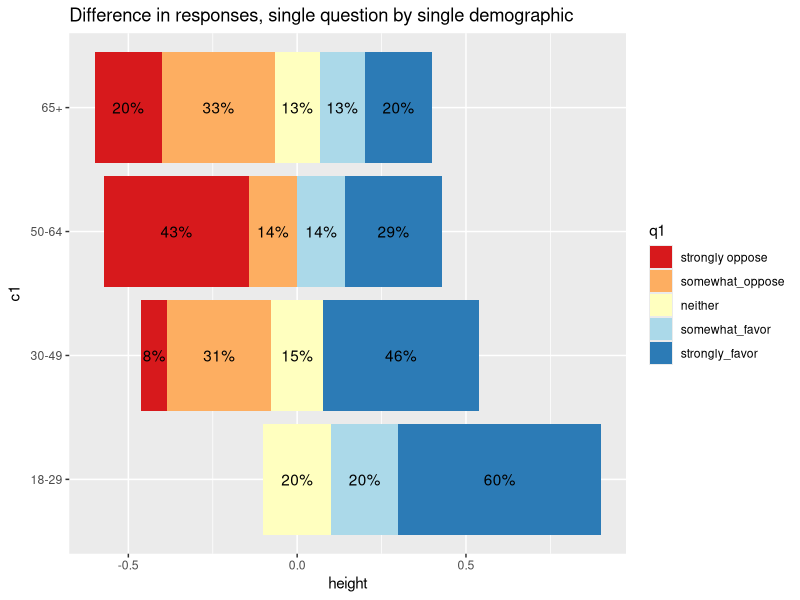
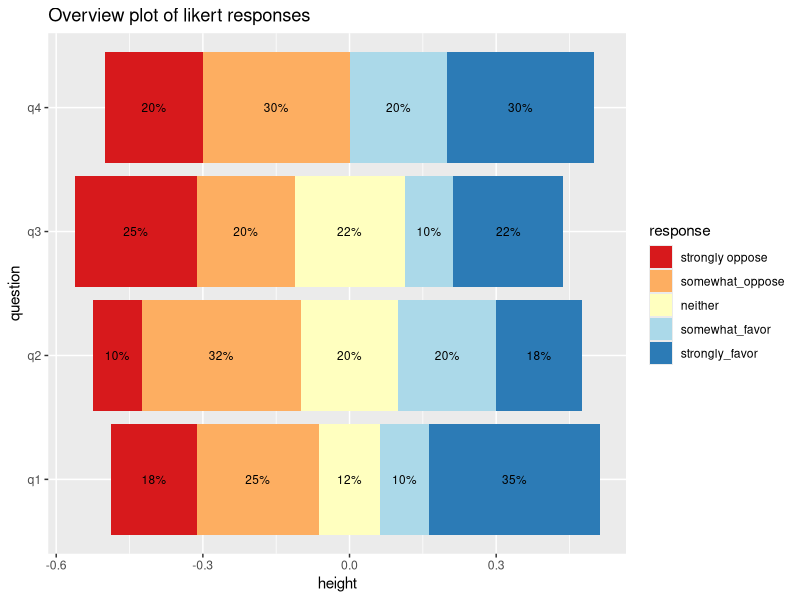
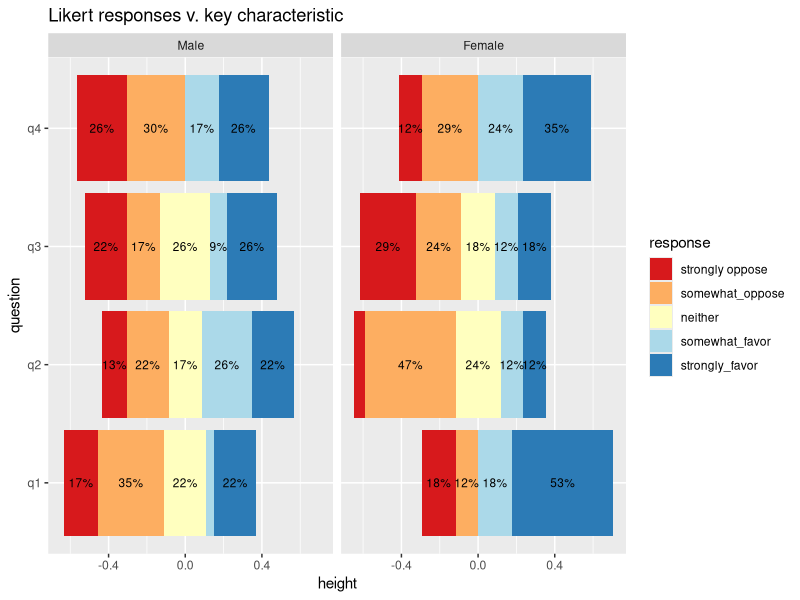
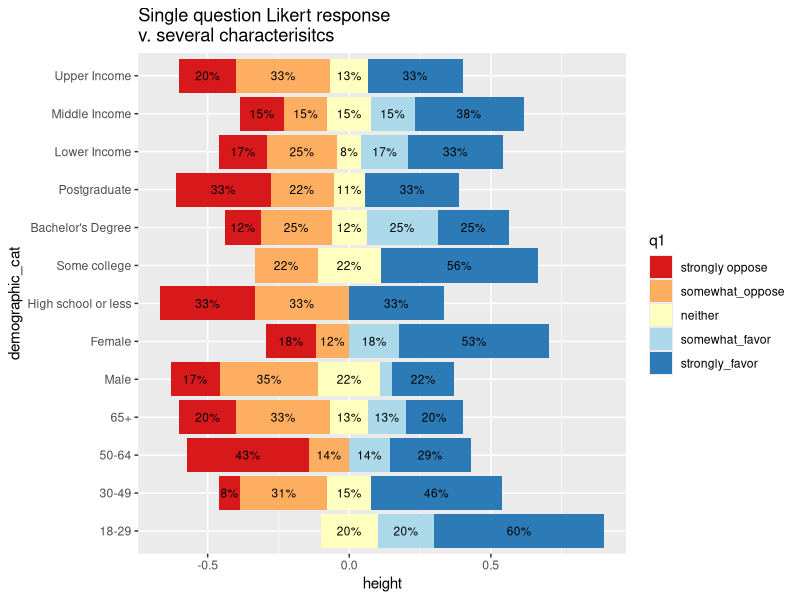
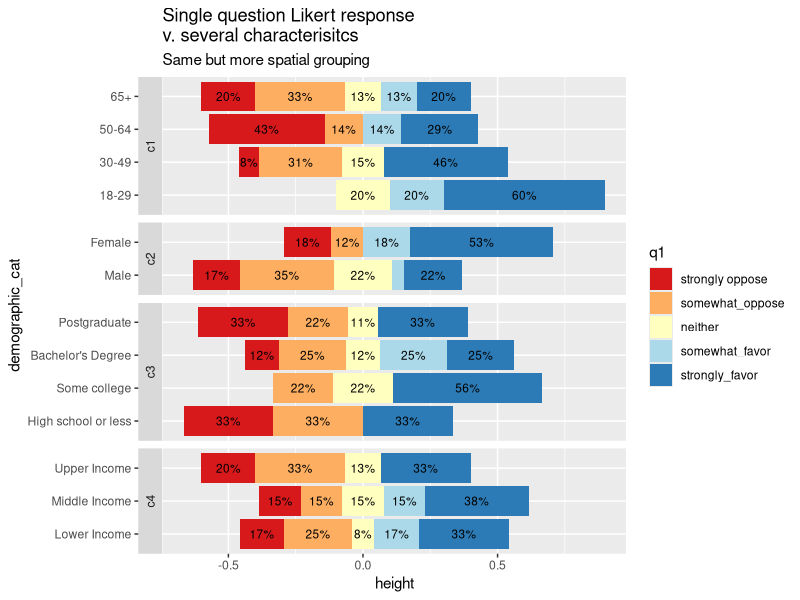
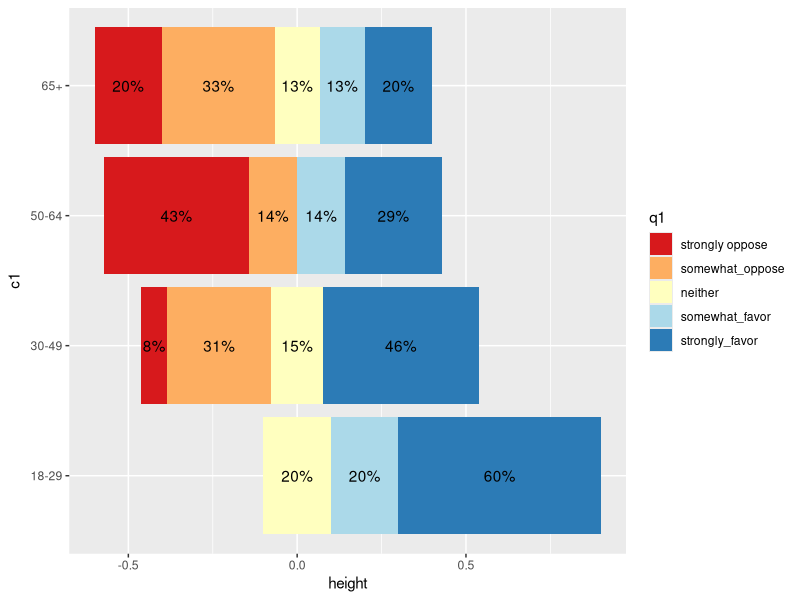

Generate these figures, in order, with R: (Note: this script raises an error after producing the figures.)
## ---- chunk 1
knitr::opts_chunk$set(echo = TRUE)
options(tidyverse.quiet = TRUE)
## ---- chunk 2
library(ggstats)
library(tidyverse)
age_cats <- c("18-29", "30-49"," 50-64", "65+")
sex_cats <- c("Male", "Female")
edu_cats <- c('High school or less',  "Some college", "Bachelor's Degree",
              "Postgraduate")
income_cats <- c("Lower Income", "Middle Income", "Upper Income")
likert_cats <- c("strongly oppose", "somewhat_oppose", "neither",
                 "somewhat_favor", "strongly_favor")
likertforce_cats <- c("strongly oppose", "somewhat_oppose", 
                 "somewhat_favor", "strongly_favor")

yes_no <- c("no", "yes")

sample40replaceT <- function(x){
  sample(x, size = 40, replace = T) %>% factor(levels = x)
}




set.seed(12345)
survey <- data.frame(c1 = sample40replaceT(age_cats),
                     c2 = sample40replaceT(sex_cats),
                     c3 = sample40replaceT(edu_cats),
                     c4 = sample40replaceT(income_cats),
                     q1 = sample40replaceT(likert_cats),
                     q2 = sample40replaceT(likert_cats),
                     q3 = sample40replaceT(likert_cats),
                     q4 = sample40replaceT(likertforce_cats),
                     q6 = sample40replaceT(yes_no))

survey |> head()

## ---- chunk 3

geom_likert <- function(mapping = NULL, position = ggstats::position_likert(vjust = .5), 
                        stat = ggstats::StatProp, complete = "fill", ...){
  
  geom_bar(mapping = mapping, position = position,
           stat = ggstats::StatProp,
           complete = complete, ...)
  
}

custom_label <- function(x, min_prop = .075) {
  p <- scales::percent(x, accuracy = 1)
  p[x < min_prop] <- ""
  p
}

geom_likert_text <- function(mapping = NULL, stat = ggstats::StatProp,
    position = ggstats::position_likert(vjust = .5),
    complete = "fill", min_prop = .075, ...){ 

  geom_text(mapping = aes(label = custom_label(after_stat(prop), min_prop = min_prop), !!!mapping),
    stat = stat,
    position = position,
    complete = complete, ...
  ) 
  
}
## ---- chunk 4
survey %>% 
  ggplot() + 
  aes(y = c1, fill = q1) +
  geom_likert() + 
  geom_likert_text(min_prop = .01) + 
  aes(by = c1) + 
  labs(title = "Difference in responses, single question by single demographic") +
  scale_fill_brewer(palette = "RdYlBu") 
## ---- chunk 5
survey %>% 
  pivot_longer(cols = q1:q4) %>% 
  rename(question = name,
         response = value) %>% 
  ggplot() + 
  aes(y = question,   # question
      fill = response) +  # response
  geom_likert() + 
  geom_likert_text(size = 3) + aes(by = factor(question)) +
  scale_fill_brewer(palette = "RdYlBu") + 
  labs(title = "Overview plot of likert responses") #+
  # aes(y = fct_rev(fct_inorder(name)))  #consider reversing order
  

last_plot() +
  facet_wrap(~c2) + 
  labs(title = "Likert responses v. key characteristic")


survey %>% 
  pivot_longer(cols = c1:c4) %>% 
  rename(demographic_cat = value,
         demographic = name) %>% 
  ggplot() + 
  aes(y = demographic_cat, 
      fill = q1) + # response to q1
  geom_likert() + 
  geom_likert_text(size = 3) + aes(by = demographic_cat) + 
  scale_fill_brewer(palette = "RdYlBu") + 
  labs(title = "Likert") + 
  labs(title = "Single question Likert response\nv. several characterisitcs")

last_plot() + 
  ggforce::facet_col(demographic ~ ., 
                     scales = "free_y",
                     space = "free", 
                     strip.position = "left") + 
  labs(subtitle = "Same but more spatial grouping")


## ---- chunk 6

survey %>% 
  count(c1, q1) %>% # maybe your data is already aggregated
  ggplot() + 
  aes(y = c1, fill = q1) + 
  aes(weight = n) +  #<< use weight aes
  geom_likert() + 
  geom_likert_text(min_prop = .01)  +
  scale_fill_brewer(palette = "RdYlBu") + 
  aes(by = c1)

last_plot() + 
  aes(x = c1, y = NULL)

## ---- chunk 7
knitr::knit_exit()
## ---- chunk 8

color_multi_cats <- fct_inorder(c("orange", "pink", "green", "blue"))

gen_selection <- function(multi_cats){
  
  paste(sort(sample(multi_cats, sample(1:length(multi_cats), 1))), 
        collapse = ";")

}

sample_collapse40 <- function(multi_cats){ 
  
  # do.call(gen_selection, list(multi_cats = color_multi_cats))

}
